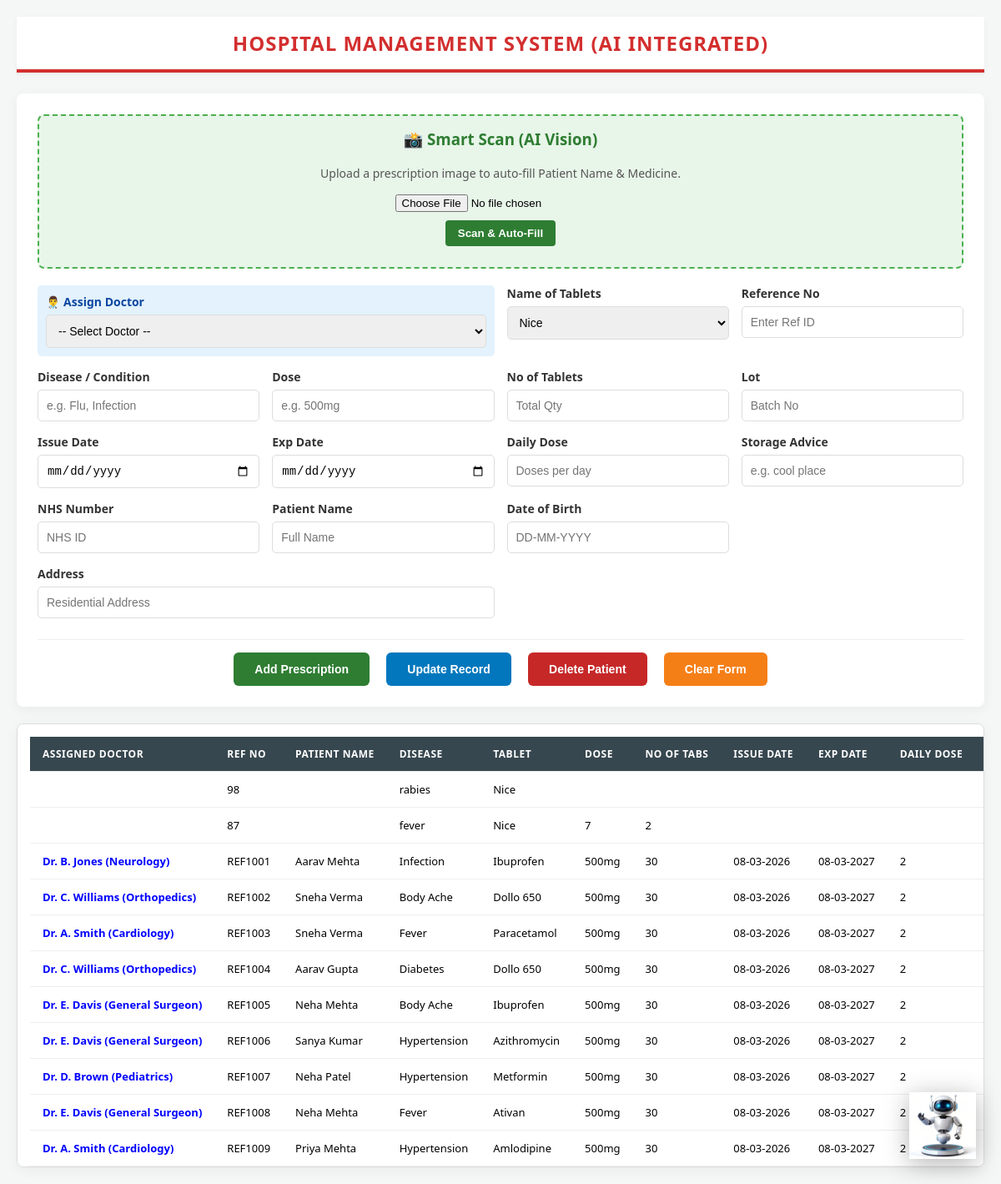
The page / on the database its author committed.
### tables this page shows
CREATE TABLE hospital (
                Reference_No TEXT PRIMARY KEY,
                Nameoftablets TEXT,
                dose TEXT,
                Numbersoftablets TEXT,
                lot TEXT,
                issuedate TEXT,
                expdate TEXT,
                dailydose TEXT,
                storage TEXT,
                nhsnumber TEXT,
                patientname TEXT,
                DOB TEXT,
                patientaddress TEXT,
                doctor TEXT,
                Disease TEXT
            );

### app.py (the view)
@app.route('/')
def index():
    conn = get_db_connection()
    if conn:
        rows = conn.execute("SELECT * FROM hospital").fetchall()
        patients = [dict(row) for row in rows]
        conn.close()
        return render_template('index.html', patients=patients)
    return "Database Connection Failed."

### app.py (called while the page is built)
def get_db_connection():
    try:
        conn = sqlite3.connect(db_config['database'])
        conn.row_factory = sqlite3.Row
        return conn
    except Exception as err:
        print(f"❌ Error: {err}")
        return None

### templates/index.html (shortened to what this page needs)
<!DOCTYPE html>
<html lang="en">
<head>
    <link rel="stylesheet" href="{{ url_for('static', filename='style.css') }}">
</head>
<body>
<div class="header">
    <h1>HOSPITAL MANAGEMENT SYSTEM (AI INTEGRATED)</h1>
</div>
<div class="container">
    <div class="form-container">
        <div class="ocr-box">
            <h3 style="margin-top: 0; color: #2e7d32;">📸 Smart Scan (AI Vision)</h3>
            <p style="font-size: 14px; color: #555;">Upload a prescription image to auto-fill Patient Name & Medicine.</p>
            <input type="file" id="ocrFile" accept="image/*">
            <br>
            <button type="button" onclick="scanPrescription()" class="ocr-btn">
                Scan & Auto-Fill
            </button>
        </div>
        <form id="patientForm" action="/add" method="POST">
            <div class="form-grid">
                <div class="form-group" style="grid-column: span 2; background: #e3f2fd; padding: 10px; border-radius: 5px;">
                    <label style="color: #0d47a1; font-weight: bold;">👨‍⚕️ Assign Doctor</label>
                    <select name="doctor" id="doctor">
                        <option value="">-- Select Doctor --</option>
                    </select>
                </div>
                <div class="form-group">
                    <label>Name of Tablets</label>
                    <select name="name" id="name">
                        <option value="Nice">Nice</option>
                    </select>
                </div>
                <div class="form-group">
                    <label>Reference No</label>
                    <input type="text" name="ref" id="ref" required placeholder="Enter Ref ID">
                </div>
                <div class="form-group">
                    <label>Disease / Condition</label>
                    <input type="text" name="disease" id="disease" placeholder="e.g. Flu, Infection">
                </div>
                <div class="form-group">
                    <label>Dose</label>
                    <input type="text" name="dose" id="dose" placeholder="e.g. 500mg">
                </div>
                <div class="form-group">
                    <label>No of Tablets</label>
                    <input type="text" name="no_of_tablets" id="no_of_tablets" placeholder="Total Qty">
                </div>
                <div class="form-group">
                    <label>Lot</label>
                    <input type="text" name="lot" id="lot" placeholder="Batch No">
                </div>
                <div class="form-group">
                    <label>Issue Date</label>
                    <input type="date" name="issue_date" id="issue_date">
                </div>
                <div class="form-group">
                    <label>Exp Date</label>
                    <input type="date" name="exp_date" id="exp_date">
                </div>
                <div class="form-group">
                    <label>Daily Dose</label>
                    <input type="text" name="daily_dose" id="daily_dose" placeholder="Doses per day">
                </div>
                <div class="form-group">
                    <label>Storage Advice</label>
                    <input type="text" name="storage" id="storage" placeholder="e.g. cool place">
                </div>
                <div class="form-group">
                    <label>NHS Number</label>
                    <input type="text" name="nhs" id="nhs" placeholder="NHS ID">
                </div>
                <div class="form-group">
                    <label>Patient Name</label>
                    <input type="text" name="pname" id="pname" placeholder="Full Name">
                </div>
                <div class="form-group">
                    <label>Date of Birth</label>
                    <input type="text" name="dob" id="dob" placeholder="DD-MM-YYYY">
                </div>
                <div class="form-group" style="grid-column: span 2;">
                    <label>Address</label>
                    <input type="text" name="address" id="address" placeholder="Residential Address">
                </div>
            </div>
            <div class="btn-group">
                <button type="submit" class="btn btn-add">Add Prescription</button>
                <button type="submit" formaction="/update" class="btn btn-update">Update Record</button>
                <button type="button" onclick="deleteRecord()" class="btn btn-delete">Delete Patient</button>
                <button type="reset" class="btn btn-clear">Clear Form</button>
            </div>
        </form>
    </div>
    <div class="bottom-section">
        <div class="table-container" style="width: 100%; height: 500px; border: 1px solid #ddd; background: white;">
            <table>
                <thead>
                    <tr>
                        <th>Assigned Doctor</th>
                        <th>Ref No</th>
                        <th>Patient Name</th>
                        <th>Disease</th>
                        <th>Tablet</th>
                        <th>Dose</th>
                        <th>No of Tabs</th>
                        <th>Issue Date</th>
                        <th>Exp Date</th>
                        <th>Daily Dose</th>
                        <th>Storage</th>
                    </tr>
                </thead>
                <tbody>
                    {% for p in patients %}
                    <tr onclick='fillForm({{ p|tojson }})' style="cursor: pointer;">
                        <td style="font-weight:bold; color:blue;">{{ p.doctor }}</td>
                        <td>{{ p.Reference_No }}</td>
                        <td>{{ p.patientname }}</td>
                        <td>{{ p.Disease }}</td>
                        <td>{{ p.Nameoftablets }}</td>
                        <td>{{ p.dose }}</td>
                        <td>{{ p.Numbersoftablets }}</td>
                        <td>{{ p.issuedate }}</td>
                        <td>{{ p.expdate }}</td>
                        <td>{{ p.dailydose }}</td>
                        <td>{{ p.storage }}</td>
                    </tr>
                    {% endfor %}
                </tbody>
            </table>
        </div>
    </div>
</div>
<div id="robot-icon" onclick="toggleChat()">
    <img src="{{ url_for('static', filename='robo.webp') }}" alt="AI Help">
</div>
</body>
</html>

### static/style.css (style rules this page uses)
body { font-family: 'Segoe UI', Tahoma, Geneva, Verdana, sans-serif; background: #f4f7f6; margin: 0; padding: 20px; }
.header { text-align: center; background: white; padding: 15px; border-bottom: 4px solid #d32f2f; margin-bottom: 25px; box-shadow: 0 2px 5px rgba(0,0,0,0.05); }
.header h1 { color: #d32f2f; margin: 0; font-size: 24px; text-transform: uppercase; letter-spacing: 1px; }
.container { max-width: 1300px; margin: auto; }
.form-container { background: white; padding: 25px; border-radius: 8px; box-shadow: 0 4px 15px rgba(0,0,0,0.05); margin-bottom: 20px; }
.form-grid { display: grid; grid-template-columns: repeat(auto-fit, minmax(250px, 1fr)); gap: 15px; }
.form-group { display: flex; flex-direction: column; }
.form-group label { font-weight: 600; margin-bottom: 6px; color: #333; font-size: 14px; }
.form-group input, .form-group select { padding: 10px; border: 1px solid #ddd; border-radius: 5px; font-size: 14px; transition: border 0.3s; }
.btn-group { margin-top: 25px; text-align: center; padding-top: 15px; border-top: 1px solid #eee; }
.btn { padding: 12px 25px; color: white; border: none; cursor: pointer; border-radius: 6px; margin: 0 8px; font-weight: bold; font-size: 14px; transition: transform 0.1s, opacity 0.2s; }
.btn-add { background: #2e7d32; }
.btn-update { background: #0277bd; }
.btn-delete { background: #c62828; }
.btn-clear { background: #f57f17; }
.bottom-section { display: flex; gap: 20px; margin-top: 20px; }
.table-container { background: white; padding: 15px; overflow-x: auto; border-radius: 8px; box-shadow: 0 4px 15px rgba(0,0,0,0.05); border: 1px solid #eee; width: 100%; }
table { width: 100%; border-collapse: collapse; min-width: 1000px; }
th, td { padding: 12px 15px; border-bottom: 1px solid #eee; text-align: left; font-size: 13px; cursor: pointer; }
th { background: #37474f; color: white; text-transform: uppercase; font-size: 12px; letter-spacing: 0.5px; }
#robot-icon { position: fixed; bottom: 30px; right: 30px; width: 80px; height: 80px; cursor: pointer; z-index: 9999; transition: transform 0.3s ease; animation: float 3s ease-in-out infinite; }
#robot-icon img { width: 100%; height: auto; filter: drop-shadow(0 5px 15px rgba(0,0,0,0.3)); }

### templates/index.html (style rules this page uses)
.table-container { overflow-x: auto; white-space: nowrap; }
.ocr-box { background: #e8f5e9; padding: 15px; border-radius: 8px; margin-bottom: 20px; border: 2px dashed #4caf50; text-align: center; }
.ocr-btn { background: #2e7d32; color: white; border: none; padding: 8px 15px; cursor: pointer; border-radius: 4px; font-weight: bold; margin-top: 10px; }

### rows shown on the page
hospital: Reference_No "98", Disease "rabies", Nameoftablets "Nice"
hospital: Reference_No "87", Disease "fever", Nameoftablets "Nice", dose "7", Numbersoftablets "2"
hospital: doctor "Dr. B. Jones (Neurology)", Reference_No "REF1001", patientname "Aarav Mehta", Disease "Infection", Nameoftablets "Ibuprofen", dose "500mg", Numbersoftablets "30", issuedate "08-03-2026", expdate "08-03-2027", dailydose "2"
hospital: doctor "Dr. C. Williams (Orthopedics)", Reference_No "REF1002", patientname "Sneha Verma", Disease "Body Ache", Nameoftablets "Dollo 650", dose "500mg", Numbersoftablets "30", issuedate "08-03-2026", expdate "08-03-2027", dailydose "2"
hospital: doctor "Dr. A. Smith (Cardiology)", Reference_No "REF1003", patientname "Sneha Verma", Disease "Fever", Nameoftablets "Paracetamol", dose "500mg", Numbersoftablets "30", issuedate "08-03-2026", expdate "08-03-2027", dailydose "2"
hospital: doctor "Dr. C. Williams (Orthopedics)", Reference_No "REF1004", patientname "Aarav Gupta", Disease "Diabetes", Nameoftablets "Dollo 650", dose "500mg", Numbersoftablets "30", issuedate "08-03-2026", expdate "08-03-2027", dailydose "2"
hospital: doctor "Dr. E. Davis (General Surgeon)", Reference_No "REF1005", patientname "Neha Mehta", Disease "Body Ache", Nameoftablets "Ibuprofen", dose "500mg", Numbersoftablets "30", issuedate "08-03-2026", expdate "08-03-2027", dailydose "2"
hospital: doctor "Dr. E. Davis (General Surgeon)", Reference_No "REF1006", patientname "Sanya Kumar", Disease "Hypertension", Nameoftablets "Azithromycin", dose "500mg", Numbersoftablets "30", issuedate "08-03-2026", expdate "08-03-2027", dailydose "2"
hospital: doctor "Dr. D. Brown (Pediatrics)", Reference_No "REF1007", patientname "Neha Patel", Disease "Hypertension", Nameoftablets "Metformin", dose "500mg", Numbersoftablets "30", issuedate "08-03-2026", expdate "08-03-2027", dailydose "2"
hospital: doctor "Dr. E. Davis (General Surgeon)", Reference_No "REF1008", patientname "Neha Mehta", Disease "Fever", Nameoftablets "Ativan", dose "500mg", Numbersoftablets "30", issuedate "08-03-2026", expdate "08-03-2027", dailydose "2"
hospital: doctor "Dr. A. Smith (Cardiology)", Reference_No "REF1009", patientname "Priya Mehta", Disease "Hypertension", Nameoftablets "Amlodipine", dose "500mg", Numbersoftablets "30", issuedate "08-03-2026", expdate "08-03-2027", dailydose "2"
